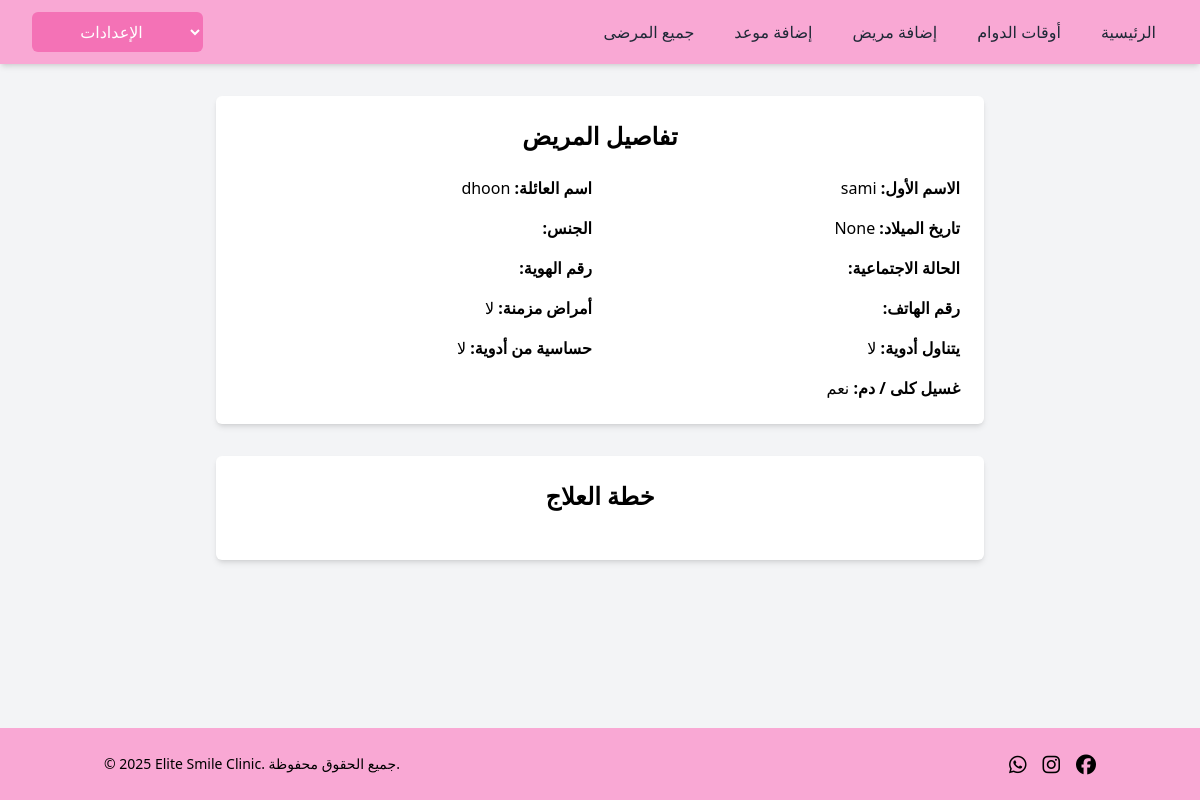
Screenshot of /doctor/patient_details_display/8 with the database file from the repository.
### clinic_app/models.py (models this page shows, shortened)
class User(models.Model):
    first_name = models.CharField(max_length=255)
    last_name = models.CharField(max_length=255)
    email = models.CharField(max_length=255)
    password = models.CharField(max_length=255)
    role = models.CharField(max_length=255, default='patient')
    doctor = models.ForeignKey('self', null=True, blank=True, on_delete=models.SET_NULL, related_name='patients')
    birth_date = models.DateField(blank=True, null=True)
    gender = models.CharField(max_length=10, blank=True)  # No need for null=True in CharField
    social_status = models.CharField(max_length=20, blank=True)
    id_number = models.CharField(max_length=20, blank=True)
    phone = models.CharField(max_length=20, blank=True)
    chronic_disease = models.BooleanField(default=False)
    takes_medications = models.BooleanField(default=False)
    drug_allergy = models.BooleanField(default=False)
    allergy_details = models.TextField(blank=True)
    dialysis =models.BooleanField(default=False)
    treatment_plan = models.TextField(blank=True)
    created_at = models.DateTimeField(auto_now_add=True)
    updated_at = models.DateTimeField(auto_now=True)
    objects = UserManager()

### doctor_app/views.py (the view)
# urls.py: path('patient_details_display/<int:patientid>', views.patient_details_display, name='patient_details_display'),
def patient_details_display(request,patientid):
    context={
        'patient':User.objects.get(id=patientid)
    }
    return render(request,'doctor/patient_details_display.html',context)

### doctor_app/templates/doctor/patient_details_display.html (shortened to what this page needs)
<!DOCTYPE html>
<html lang="ar" dir="rtl">
<head>
    <script src="https://cdn.tailwindcss.com"></script>
</head>
<body class="bg-gray-100 font-sans">
    <div dir="ltr">
        {% include 'doctor/navbardoctor.html' %}
    </div>
    <div class="max-w-3xl mx-auto p-6 bg-white shadow-md rounded-md mt-8">
        <h1 class="text-2xl font-bold mb-6 text-center">تفاصيل المريض</h1>
        <div class="grid grid-cols-1 sm:grid-cols-2 gap-4">
            <div><strong>الاسم الأول:</strong> {{ patient.first_name }}</div>
            <div><strong>اسم العائلة:</strong> {{ patient.last_name }}</div>
            <div><strong>تاريخ الميلاد:</strong> {{ patient.birth_date }}</div>
            <div><strong>الجنس:</strong> {{ patient.gender }}</div>
            <div><strong>الحالة الاجتماعية:</strong> {{ patient.social_status}}</div>
            <div><strong>رقم الهوية:</strong> {{ patient.id_number }}</div>
            <div><strong>رقم الهاتف:</strong> {{ patient.phone }}</div>
            <div><strong>أمراض مزمنة:</strong> {{ patient.chronic_disease|yesno:"نعم,لا" }}</div>
            <div><strong>يتناول أدوية:</strong> {{ patient.current_medication|yesno:"نعم,لا" }}</div>
            <div><strong>حساسية من أدوية:</strong> {{ patient.drug_allergy|yesno:"نعم,لا" }}</div>
            <div><strong>غسيل كلى / دم:</strong> {{ patient.dialysis|yesno:"نعم,لا" }}</div>
        </div>
    </div>
    <div class="max-w-3xl mx-auto p-6 bg-white shadow-md rounded-md mt-8">
        <h1 class="text-2xl font-bold mb-6 text-center">خطة العلاج</h1>
    </div>
    <div dir="ltr">
        {% include 'clinic/footer.html' %}
    </div>
</body>
</html>

### rows the page displays
User: first_name "sami", last_name "dhoon", birth_date "None", chronic_disease "لا", drug_allergy "لا", dialysis "نعم"

### other values shown
{{ patient.current_medication|yesno:"نعم,لا" }} "لا"
